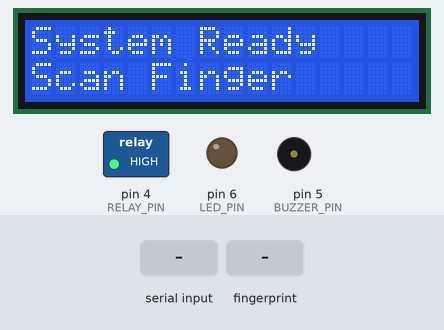
The sketch below on a simulated Arduino Uno, built with avr-gcc and run on an emulated ATmega328P. On the bench: 16×2 character LCD, switched loads named in the sketch (green lamp = pin HIGH), output pins drawn as LEDs (lit = HIGH), buzzer (waves = sounding). The inputs (shaded band) are chosen by the test bench. What the sketch prints to the serial monitor is not drawn.

Above: at 2.2 s.
2.3 s: "d90\n" received over Serial
At 2.8 s:
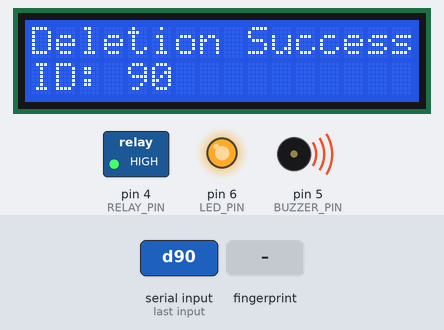
4.4 s: finger stored as number 1 placed on the sensor
At 5.1 s:
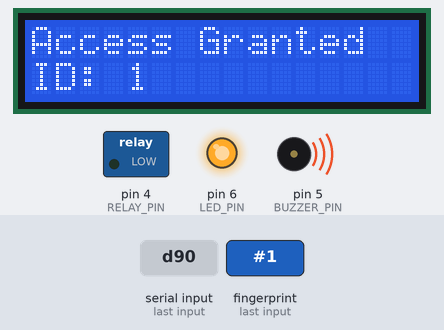
At 6.2 s:
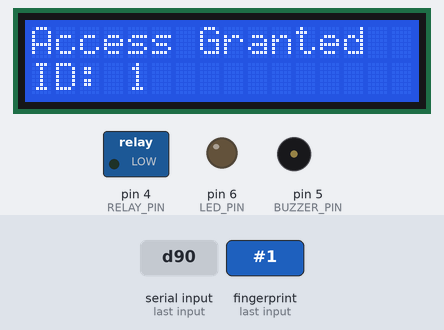
Timing chart, 0 to 11.7 s (numbered marks = the images above; inputs shaded):
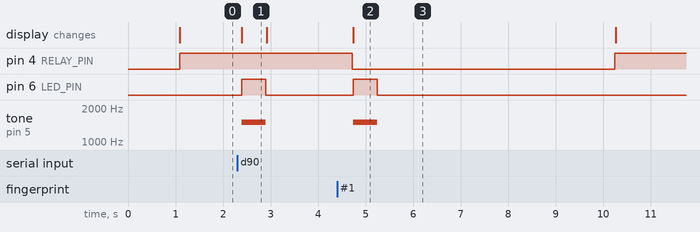

The sketch:

FingerPrint_Door_Lock_System.ino
```cpp
#include <Adafruit_Fingerprint.h>
#include <SoftwareSerial.h>
#include <Wire.h>
#include <LiquidCrystal_I2C.h>

SoftwareSerial mySerial(2, 3);  // RX, TX
Adafruit_Fingerprint finger = Adafruit_Fingerprint(&mySerial);
LiquidCrystal_I2C lcd(0x27, 16, 2);  // Adjust I2C address if needed

#define RELAY_PIN 4
#define BUZZER_PIN 5
#define LED_PIN 6

enum SystemMode { NORMAL_MODE, ENROLL_MODE, DELETE_MODE };
SystemMode currentMode = NORMAL_MODE;
int targetID = 0;

void setup() {
  Serial.begin(9600);
  lcd.init();
  lcd.backlight();

  // Initialize fingerprint sensor
  finger.begin(57600);
  if (finger.verifyPassword()) {
    lcdDisplay("System Ready", "Scan Finger");
  } else {
    lcdDisplay("Sensor Error!", "Check Wiring");
    while(1);
  }

  pinMode(RELAY_PIN, OUTPUT);
  digitalWrite(RELAY_PIN, HIGH);
  pinMode(BUZZER_PIN, OUTPUT);
  pinMode(LED_PIN, OUTPUT);
}

void loop() {
  handleSerialCommands();

  switch(currentMode) {
    case NORMAL_MODE:
      normalModeOperation();
      break;
    case ENROLL_MODE:
      enrollModeOperation();
      break;
    case DELETE_MODE:
      deleteModeOperation();
      break;
  }
}

void handleSerialCommands() {
  if (Serial.available()) {
    char command = Serial.read();

    switch(command) {
      case 'e': // Start enrollment
        currentMode = ENROLL_MODE;
        Serial.println("Enter ID (1-127):");
        while(!Serial.available());
        targetID = Serial.parseInt();
        if(targetID < 1 || targetID > 127) {
          Serial.println("Invalid ID!");
          currentMode = NORMAL_MODE;
        }
        break;

      case 'd': // Start deletion
        currentMode = DELETE_MODE;
        Serial.println("Enter ID to delete:");
        while(!Serial.available());
        targetID = Serial.parseInt();
        if(targetID < 1 || targetID > 127) {
          Serial.println("Invalid ID!");
          currentMode = NORMAL_MODE;
        }
        break;

      case 'r': // Reset to normal
        currentMode = NORMAL_MODE;
        lcdDisplay("System Ready", "Scan Finger");
        break;
    }
  }
}

void normalModeOperation() {
  int fingerID = getFingerprintID();

  if(fingerID >= 0) {
    accessGranted(fingerID);
  }
  else if(fingerID == -3) {
    accessDenied();
  }
}

void enrollModeOperation() {
  lcdDisplay("Enrolling ID:", String(targetID));
  Serial.print("Enrolling ID: ");
  Serial.println(targetID);

  if(enrollFinger(targetID)) {
    lcdDisplay("Enrollment Success", "ID: " + String(targetID));
    successFeedback();
  } else {
    lcdDisplay("Enrollment Failed", "Try Again");
    errorFeedback();
  }
  currentMode = NORMAL_MODE;
  lcdDisplay("System Ready", "Scan Finger");
}

void deleteModeOperation() {
  lcdDisplay("Deleting ID:", String(targetID));
  Serial.print("Deleting ID: ");
  Serial.println(targetID);

  if(deleteFinger(targetID)) {
    lcdDisplay("Deletion Success", "ID: " + String(targetID));
    successFeedback();
  } else {
    lcdDisplay("Deletion Failed", "Invalid ID");
    errorFeedback();
  }
  currentMode = NORMAL_MODE;
  lcdDisplay("System Ready", "Scan Finger");
}

int getFingerprintID() {
  uint8_t p = finger.getImage();
  if (p != FINGERPRINT_OK) return -1;

  p = finger.image2Tz();
  if (p != FINGERPRINT_OK) return -2;

  p = finger.fingerFastSearch();
  if (p == FINGERPRINT_NOTFOUND) return -3;
  if (p != FINGERPRINT_OK) return -4;

  return finger.fingerID;
}

bool enrollFinger(int id) {
  // First scan
  lcdDisplay("Place Finger", "Step 1/2");
  while(finger.getImage() != FINGERPRINT_OK);
  if(finger.image2Tz(1) != FINGERPRINT_OK) return false;

  lcdDisplay("Remove Finger", "");
  delay(2000);

  // Second scan
  lcdDisplay("Place Finger", "Step 2/2");
  while(finger.getImage() != FINGERPRINT_OK);
  if(finger.image2Tz(2) != FINGERPRINT_OK) return false;

  // Create model
  if(finger.createModel() != FINGERPRINT_OK) return false;

  // Store model
  return finger.storeModel(id) == FINGERPRINT_OK;
}

bool deleteFinger(int id) {
  return finger.deleteModel(id) == FINGERPRINT_OK;
}

void accessGranted(int id) {
  digitalWrite(RELAY_PIN, LOW);
  lcdDisplay("Access Granted", "ID: " + String(id));
  successFeedback();
  delay(5000);
  digitalWrite(RELAY_PIN, HIGH);
  lcdDisplay("System Ready", "Scan Finger");
}

void accessDenied() {
  lcdDisplay("Access Denied", "Invalid Finger");
  errorFeedback();
  delay(3000);
  lcdDisplay("System Ready", "Scan Finger");
}

void lcdDisplay(String line1, String line2) {
  lcd.clear();
  lcd.setCursor(0, 0);
  lcd.print(line1);
  lcd.setCursor(0, 1);
  lcd.print(line2);
}

void successFeedback() {
  tone(BUZZER_PIN, 1500, 500);
  digitalWrite(LED_PIN, HIGH);
  delay(500);
  digitalWrite(LED_PIN, LOW);
}

void errorFeedback() {
  for(int i=0; i<3; i++) {
    tone(BUZZER_PIN, 1000, 200);
    digitalWrite(LED_PIN, HIGH);
    delay(200);
    digitalWrite(LED_PIN, LOW);
    delay(200);
  }
}
```

Measured:
- after the input at 2.3 s, pin 6 (LED_PIN): LOW → HIGH after 0.09 s, → LOW 0.50 s later; tone on pin 5 (BUZZER_PIN): silent → 1500 Hz after 0.09 s, → silent 0.50 s later; the display: changes after 0.09 s (image 1)
- after the input at 4.4 s, pin 4 (RELAY_PIN): HIGH → LOW after 0.32 s, → HIGH 5.5 s later; pin 6 (LED_PIN): LOW → HIGH after 0.34 s, → LOW 0.50 s later; tone on pin 5 (BUZZER_PIN): silent → 1500 Hz after 0.34 s, → silent 0.50 s later; the display: changes after 0.34 s (image 2)
- what the display in image 1 shows lasts 0.5 s, from 2.4 s to 2.9 s
